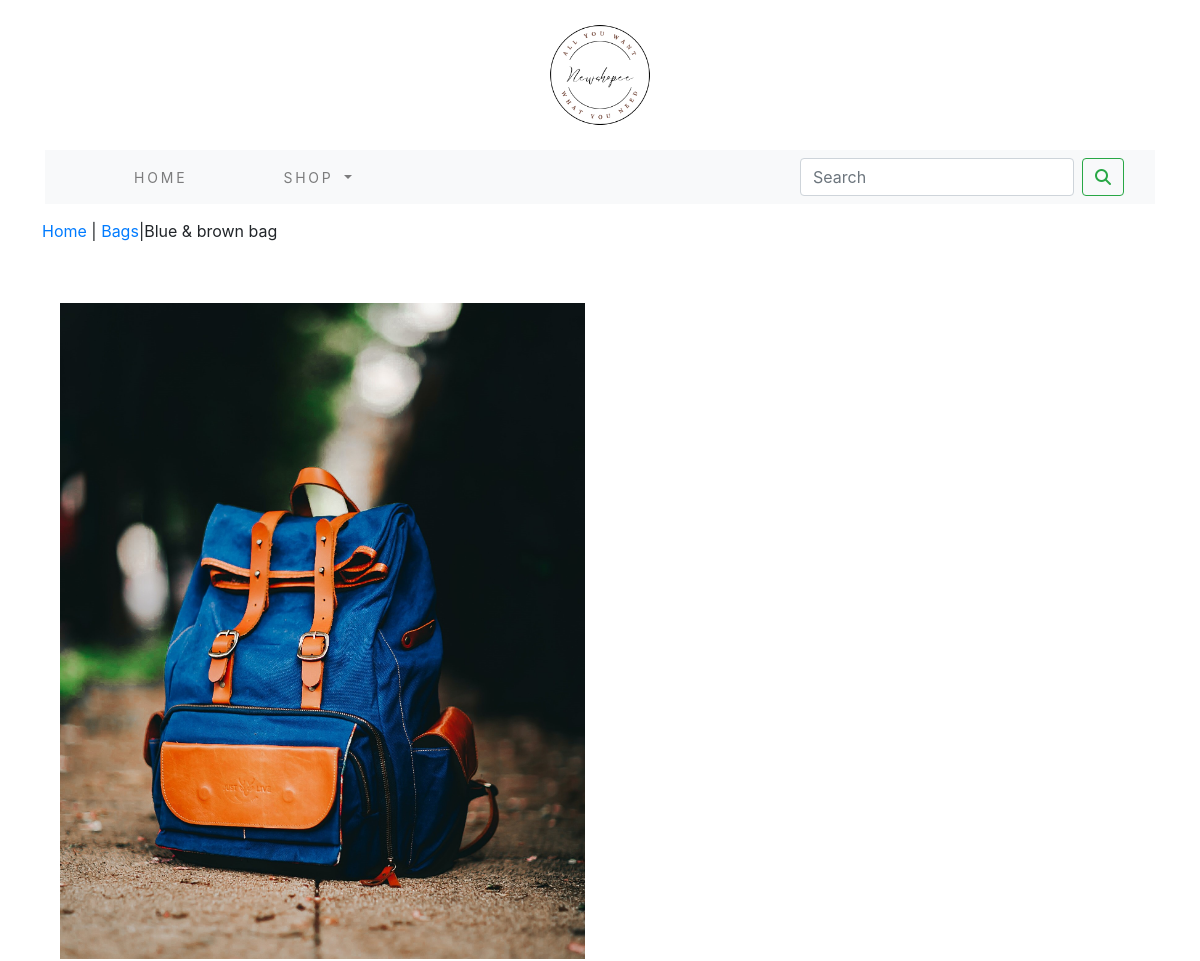
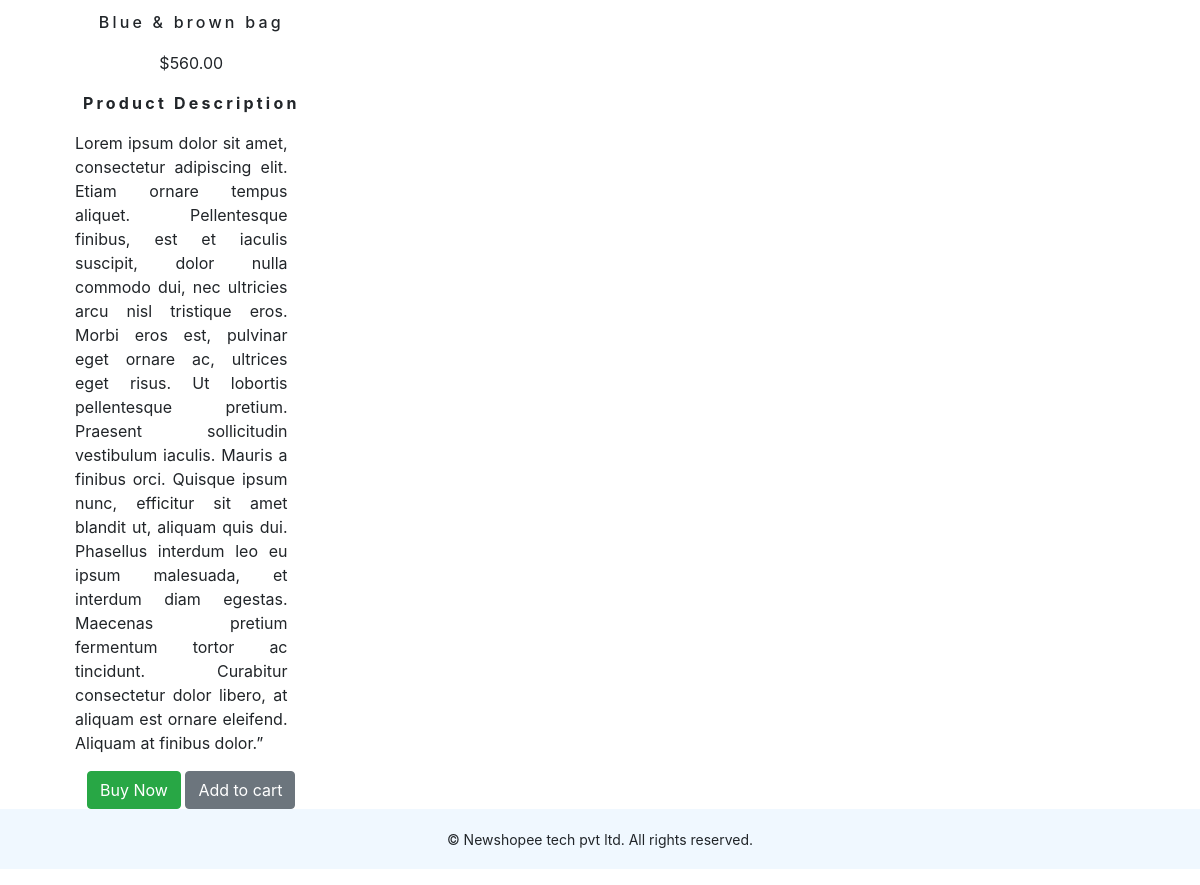
Page /shop/bags/bag3 on the committed database (2 pictures, top to bottom).
### shopapp/models.py (models this page shows, shortened)
class Product(models.Model):
    name = models.CharField(max_length=250, unique=True)
    slug = models.SlugField(max_length=250, unique=True)
    description = models.TextField(blank=True)
    price = models.DecimalField(max_digits=10, decimal_places=2)
    category = models.ForeignKey(Category, on_delete=models.CASCADE)
    image = models.ImageField(upload_to='product', blank=True)
    stock = models.IntegerField()
    available = models.BooleanField(default=True)
    created = models.DateTimeField(auto_now_add=True)
    updated = models.DateTimeField(auto_now=True)
    class Meta:
        ordering = ('name',)
        verbose_name = 'product'
        verbose_name_plural = 'products'

class Category(models.Model):
    name = models.CharField(max_length=250, unique=True)
    slug = models.SlugField(max_length=250, unique=True)
    description = models.TextField(blank=True)
    image = models.ImageField(upload_to='category', blank=True)
    class Meta:
        ordering = ('name',)
        verbose_name = 'category'
        verbose_name_plural = 'categories'
    def get_url(self):
        return reverse('shopapp:products_by_category', args=[str(self.slug)])
    def __str__(self):
        return '{}'.format(self.name)

### shopapp/views.py (the view)
# urls.py: path('<slug:c_slug>/<slug:product_slug>',views.proDetail,name='prodCatdetail')
def proDetail(request, c_slug, product_slug):
    try:
        product = Product.objects.get(category__slug=c_slug, slug=product_slug)
    except Exception as e:
        raise e
    return render(request, 'product.html', {'product': product})

### cart/context_processors.py (called while the page is built)
def counter(request):
    item_count=0
    if 'admin' in request.path:
        return {}
    else:
        try:
            cart=Cart.objects.filter(cart_id=_cart_id(request))
            cart_items=CartItem.objects.all().filter(cart=cart[:1])
            for cart_item in cart_items:
                item_count += cart_item.quantity
        except Cart.DoesNotExist:
            item_count=0
    return dict(item_count=item_count)

### cart/views.py (called while the page is built)
def _cart_id(request):
    cart = request.session.session_key
    if not cart:
        cart = request.session.create()
    return cart

### shopapp/context_processors.py (called while the page is built)
def menu_links(request):
    links=Category.objects.all()
    return dict(links=links)

### templates/product.html (shortened to what this page needs)
{% extends 'base.html' %}
{% load static %}
{% block content %}
<div class="row my_prod_row_class">
    <div class="mx-auto">
        <p><a href="{% url 'shopapp:allProdCat' %}">Home</a> | <a href="{{product.category.get_url}}">{{product.category}}</a>|{{product.name}}</p>
    </div>
</div>
<div>
    <div>
        <div>
<div class="container">
<br>
    <div class="row">
        <div class="col-12 col-sm-12 col-md-12 col-lg-6 text-center">
                <div>
                    <div style="min-width:18rem">
                        <img class="my_image" src="{{product.image.url}}" alt="{{product.name}}">
                    </div>
                </div>
                    <div class="col-12 col-sm-12 col-md-12 col-lg-6">
                        <h1 class="my_prod_title">{{product.name}}</h1>
                        <p>${{product.price}}</p>
                        <p class="my_title"><b>Product Description</b></p>
                        <p class="text-justify my_prod_text">{{product.description}}</p>
                        <button class="btn btn-success" >Buy Now</button>
                        {% if product.stock <= 0 %}
                        <p class="text-justify my_prod_text"><b>Out Of Stock</b></p>
                        {% else %}
                        <a class="btn btn-secondary" href="{% url 'cart:add_cart' product.id %}">Add to cart</a>
                        {% endif %}
</div>
        </div>
                    </div>
                    </div>
                </div>
        </div>
    </div>
{% endblock %}

### static/css/custom.css (style rules this page uses)
body { font-family: 'Roboto Condensed', sans-serif; }
.my_image { width:100%; height:auto; }
.my_title { font-size:16px; text_transform:uppercase; letter-spacing:.2em; }
.my_prod_row_class { padding-top:15px; padding-bottom:20px; }
.my_prod_title { font-size:16px; text_transform:uppercase; letter-spacing:.2em; padding-top:15px; padding-bottom:10px; }
.my_prod_text { padding-right:20px; }

### rows in the picture
Product: category "Bags", name "Blue & brown bag", image (picture), price "560.00", description "Lorem ipsum dolor sit amet, consectetur adipiscing elit. Etiam ornare tempus aliquet. Pellentesque finibus, est et iaculis suscipit, dolor nulla commodo dui, nec ultricies arcu nisl tristique eros. Morbi eros est, pulvinar eget ornare ac, ultrices eget risus. Ut lobortis pellentesque pretium. Praesent sollicitudin vestibulum iaculis. Mauris a finibus orci. Quisque ipsum nunc, efficitur sit amet blandit ut, aliquam quis dui. Phasellus interdum leo eu ipsum malesuada, et interdum diam egestas. Maecenas pretium fermentum tortor ac tincidunt. Curabitur consectetur dolor libero, at aliquam est ornare eleifend. Aliquam at finibus dolor.”"
